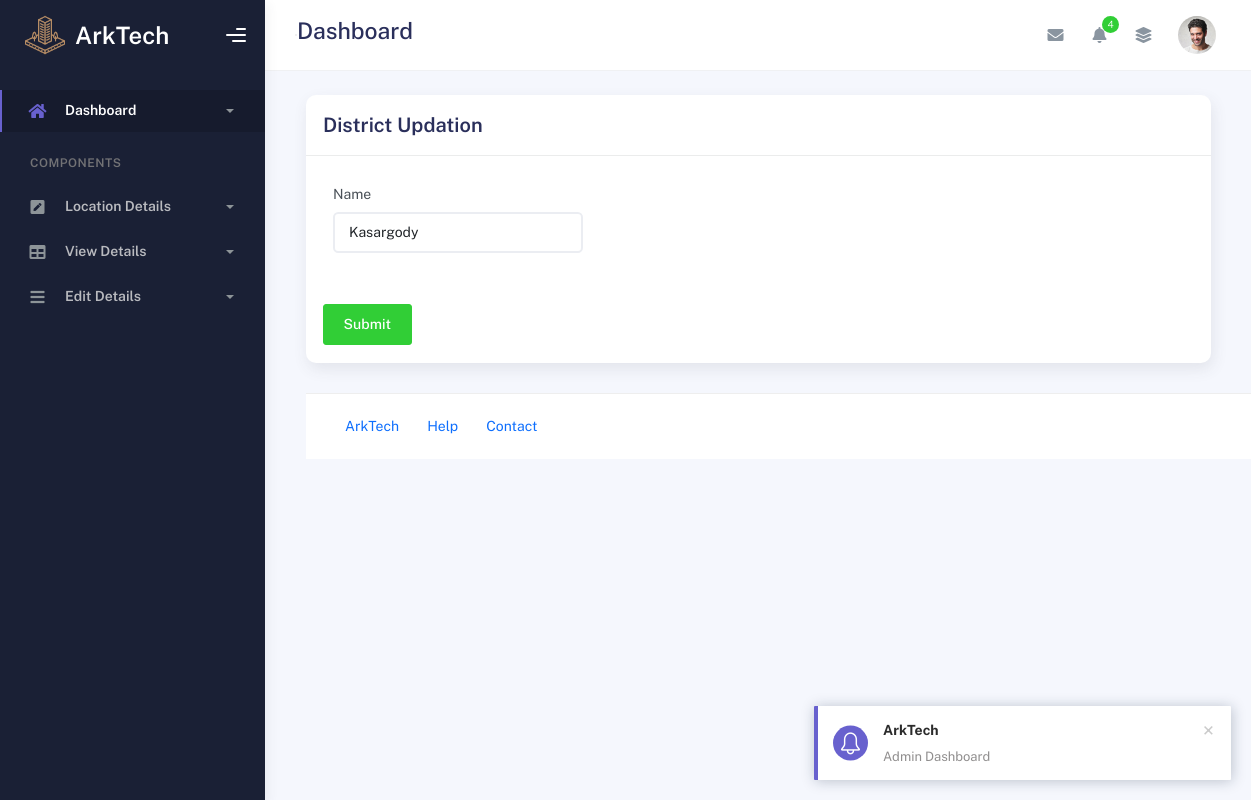
The app's page /Admin/district_edit.php?eid=4, older data.
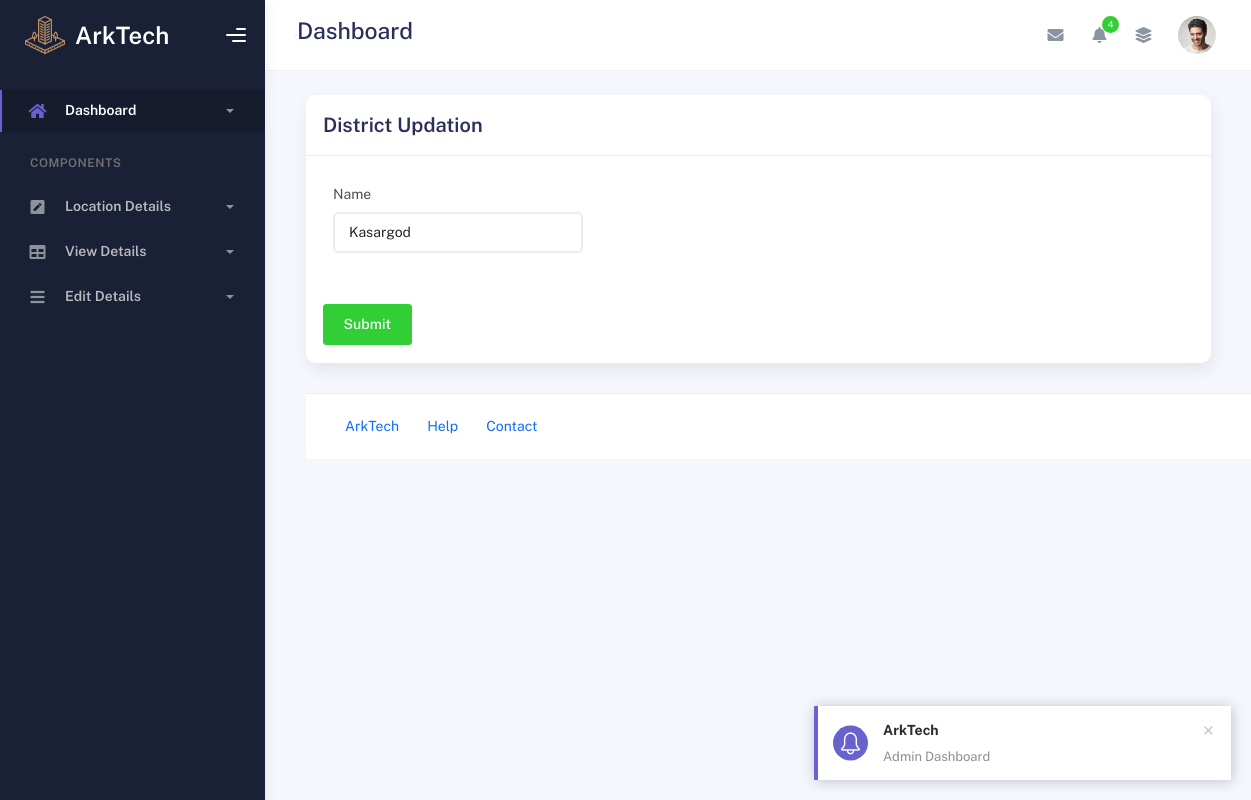
The same page, newer data.
### tables this page shows
CREATE TABLE IF NOT EXISTS `tbl_district` (
  `district_id` int NOT NULL AUTO_INCREMENT,
  `district_name` varchar(30) NOT NULL,
  UNIQUE KEY `district_id` (`district_id`)
);

### dboperation.php (called while the page is built, shortened)
<?php
class dboperation
{
    public $con,$res;
    function __construct()
    {
        $this->con=mysqli_connect("localhost","root","","arktech");
    }
    public function executequery($sql)
    {
        $this->res=mysqli_query($this->con,$sql);
        return $this->res;
    }
}
?>

### Admin/district_edit.php (the view, shortened to what this page needs)
<?php
include_once('header.php');
include_once('../dboperation.php');
$obj=new dboperation();
if(isset($_GET["eid"]))
{
  $cid=$_GET["eid"];
  $sql="select* from tbl_district where district_id='$cid'";
   $res=$obj->executequery($sql);
   $display=mysqli_fetch_array($res);
}
?>
<form action="district_editaction.php" method="POST">
<div class="container" >
          <div class="page-inner">
            <div class="page-header">
              <h3 class="fw-bold mb-3">Forms</h3>
              <ul class="breadcrumbs mb-3">
                <li class="nav-home">
                  <a href="#">
                  </a>
                </li>
                <li class="separator">
                </li>
                <li class="nav-item">
                  <a href="#">Forms</a>
                </li>
                <li class="separator">
                </li>
                <li class="nav-item">
                  <a href="#">Basic Form</a>
                </li>
              </ul>
            </div>
            <div class="row">
              <div class="col-md-12">
                <div class="card">
                  <div class="card-header">
                    <div class="card-title">District Updation</div>
                  </div>
                  <div class="card-body">
                    <div class="row">
                      <div class="col-md-6 col-lg-4">
                        <div class="form-group">
                          <label for="email2">Name</label>
                          <input
                            type="text"
                            class="form-control"
                            name="dname" value="<?php echo $display["district_name"]; ?>"
                            placeholder="Enter Your District"
                          />
                          </div>
                          <div class="form-group">
                        </div><br>
                    <button class="btn btn-success" type="submit" name="submit">Submit</button>
                  </div>
                </div>
              </div>
            </div>
          </div>
        </div>
</form>
<?php include("footer.php"); ?>

Row changes from the older to the newer data that the page shows:
changed tbl_district: dname "Kasargody" → "Kasargod"
